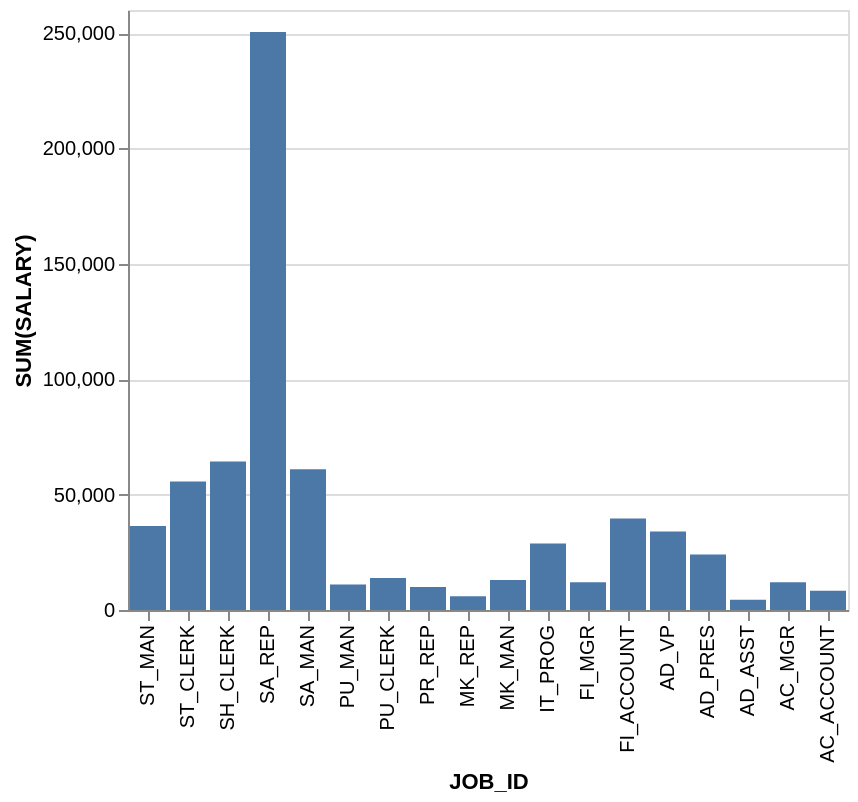

Specify this chart in Vega-Lite:
### Vega-Lite specification from a JSON file in a GitHub repository (floating-point values rounded to 4 significant figures)
{"data": {"values": [{"x_data": "ST_MAN", "y_data": 36400}, {"x_data": "ST_CLERK", "y_data": 55700}, {"x_data": "SH_CLERK", "y_data": 64300}, {"x_data": "SA_REP", "y_data": 250500}, {"x_data": "SA_MAN", "y_data": 61000}, {"x_data": "PU_MAN", "y_data": 11000}, {"x_data": "PU_CLERK", "y_data": 13900}, {"x_data": "PR_REP", "y_data": 10000}, {"x_data": "MK_REP", "y_data": 6000}, {"x_data": "MK_MAN", "y_data": 13000}, {"x_data": "IT_PROG", "y_data": 28800}, {"x_data": "FI_MGR", "y_data": 12000}, {"x_data": "FI_ACCOUNT", "y_data": 39600}, {"x_data": "AD_VP", "y_data": 34000}, {"x_data": "AD_PRES", "y_data": 24000}, {"x_data": "AD_ASST", "y_data": 4400}, {"x_data": "AC_MGR", "y_data": 12000}, {"x_data": "AC_ACCOUNT", "y_data": 8300}]}, "mark": "bar", "encoding": {"x": {"field": "x_data", "type": "nominal", "title": "JOB_ID", "sort": "descending"}, "y": {"field": "y_data", "type": "quantitative", "title": "SUM(SALARY)"}}}
